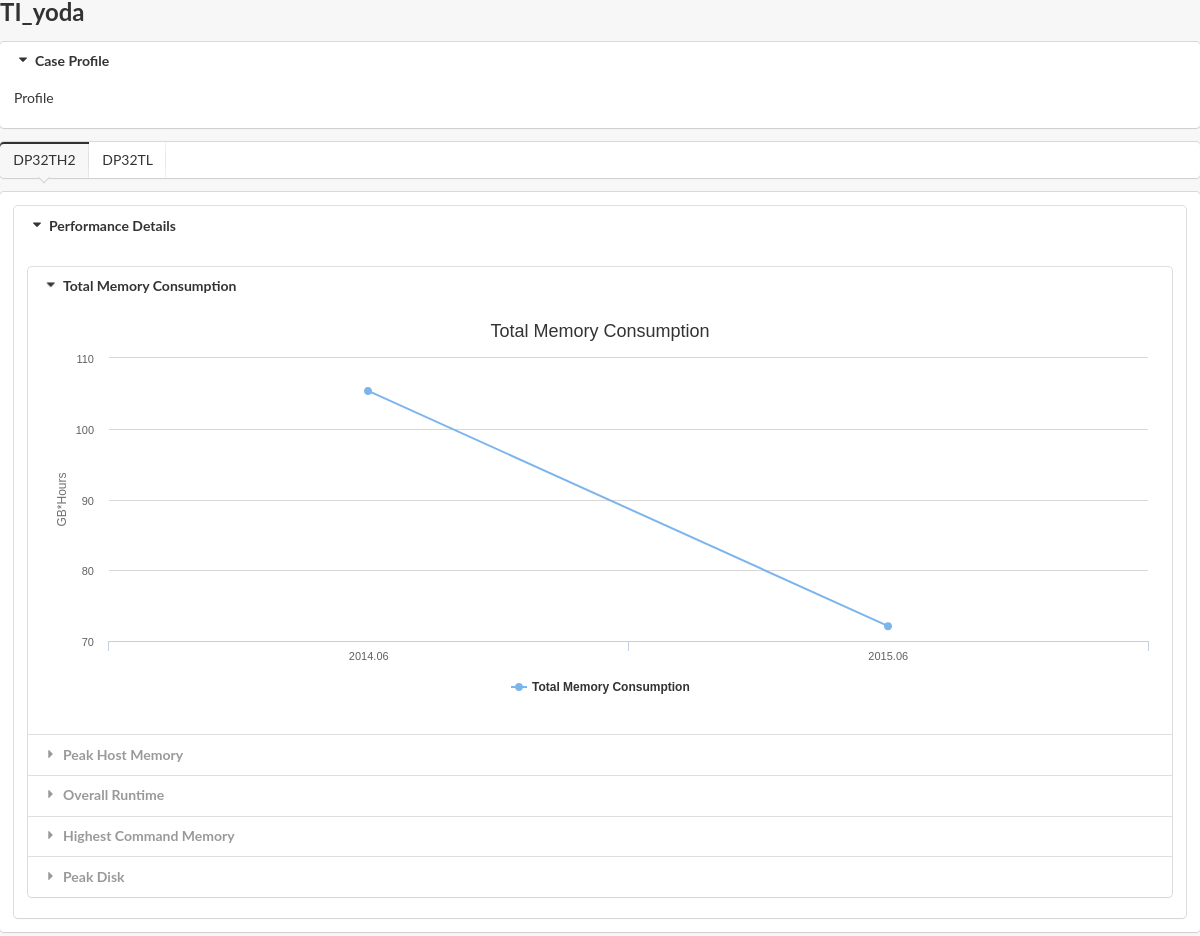
The app's page /perfreport/cases/TI_yoda, older data.
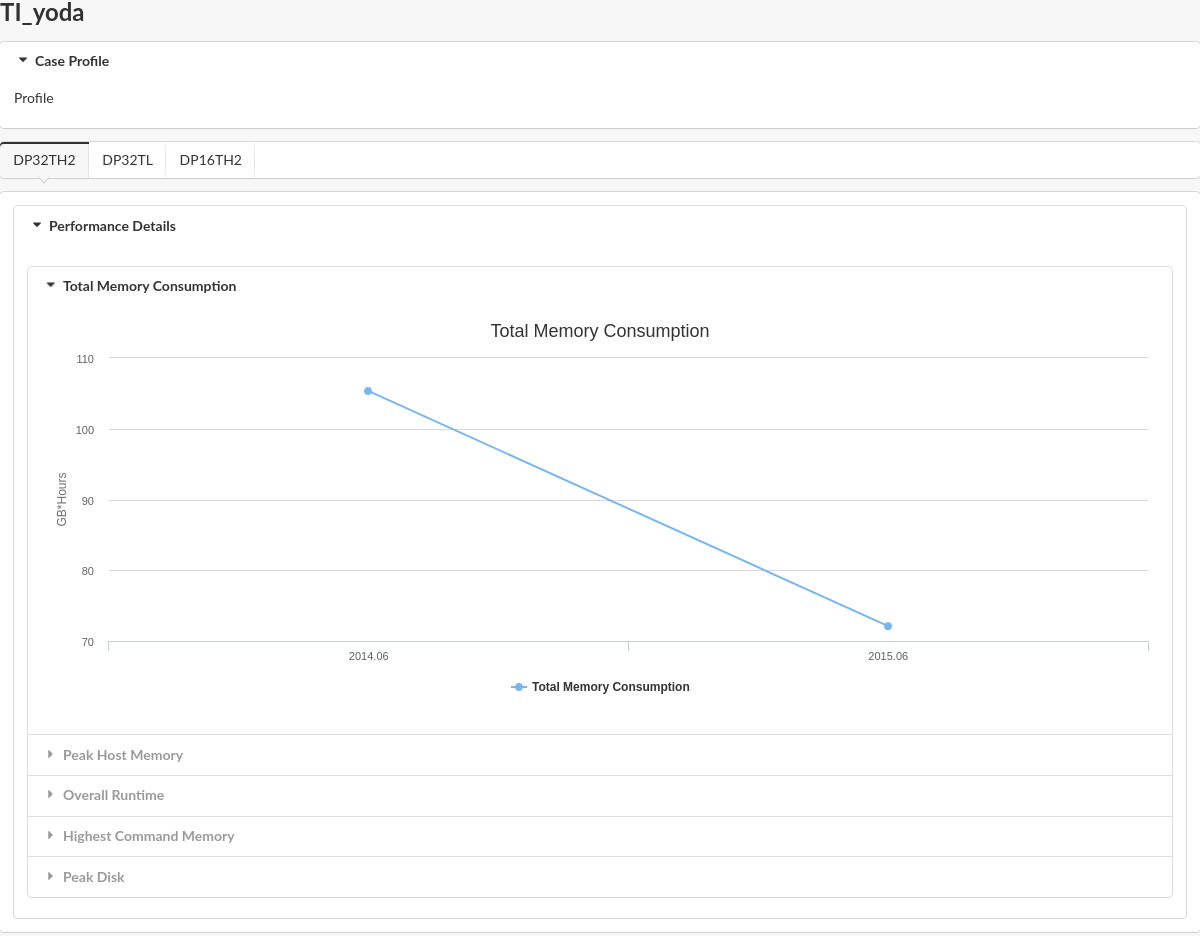
The same page, newer data.
### perfreport/models.py (models this page shows)
class RunMode(models.Model):
    name = models.CharField(max_length=8,
                            validators=[validate_runmode],
                            help_text="Running mode in format of DPxxTHxx or DPxxTL",
                            unique=True)
    def __unicode__(self):
        return self.name

### perfreport/views.py (the view)
# urls.py: url(r'^cases/(?P<case_name>[\w\.]+)$', views.CaseView.as_view(), name="case_results"),
class CaseView(TemplateView):
    template_name = "case.html"
    def get_context_data(self, **kwargs):
        context = super(CaseView, self).get_context_data(**kwargs)
        return context
    def get(self, request, case_name):
        case = get_object_or_404(PerfCase, name=case_name)
        run_results_by_mode = {}
        for run_mode in case.run_modes.all():
            run_results = PerfRecord.objects.filter(case__name=case.name, run_mode__name=run_mode)
            summary = {
            "Total Memory Consumption": {record.rel_ver.name: record.total_mem_consumption for record in run_results},
            "Peak Host Memory": {record.rel_ver.name: record.peak_host_mem for record in run_results},
            "Overall Runtime": {record.rel_ver.name: record.overall_runtime for record in run_results},
            "Highest Command Memory": {record.rel_ver.name: record.highest_cmd_mem for record in run_results},
            "Peak Disk": {record.rel_ver.name: record.peak_disk for record in run_results}
            }
            json_data = {}
            for merit in summary:
                categories = sorted(summary[merit].keys())
                category_values = [summary[merit][k] for k in categories]
                data = {
                    'title': {
                        'text': merit
                    },
                    'xAxis': {
                        'categories': categories
                    },
                    'yAxis': {
                        'title': {
                            'text': unit[merit]
                        }
                    },
                    'series': [{
                        'name': merit,
                        'data': category_values
                    }],
                    'credits': 'false',
                }
                json_data[merit] = json.dumps(data)
            run_results_by_mode[run_mode] = json_data
        context = self.get_context_data()
        context['case'] = case
        context['run_results_by_mode'] = run_results_by_mode
        return render_to_response(self.template_name, context, context_instance=RequestContext(request))

### perfreport/templates/case.html (shortened to what this page needs)
{% load staticfiles %}
<!DOCTYPE html>
<html>
<head lang="en">
    <link href="{% static 'semantic/semantic.css' %}" rel="stylesheet">
</head>
<body>
    <h2 class="ui header">{{ case.name }}</h2>
    <div class="ui styled fluid accordion">
        <div class="active title">
           <i class="dropdown icon"></i>Case Profile
        </div>
        <div class="active content">
            Profile
        </div>
    </div>
    <div class="ui pointing perf_summary menu">
        {% for run_mode, merit_dict in run_results_by_mode.items %}
            <a class={% if forloop.first %}"active item"{% else %}"item"{% endif %} data-tab="{{ run_mode }}">
                {{ run_mode }}
            </a>
        {% endfor %}
    </div>
    {% for run_mode, merit_dict in run_results_by_mode.items %}
    {% if forloop.first %}
    <div class="ui active tab segment" data-tab="{{ run_mode }}">
    {% else %}
    <div class="ui tab segment" data-tab="{{ run_mode }}">
    {% endif %}
         <div class="ui styled fluid accordion">
             <div class="active title">
                <i class="dropdown icon"></i>Performance Details
             </div>
             <div class="active content">
                 <div class="accordion">
                {% for merit, json_data in merit_dict.items %}
                    {% if forloop.first %}
                    <div class="active title">
                    {% else %}
                    <div class="title">
                    {% endif %}
                        <i class="dropdown icon"></i>{{ merit }}
                    </div>
                    {% if forloop.first %}
                    <div class="active content">
                    {% else %}
                    <div class="content">
                    {% endif %}
                        <div id="{{ run_mode }}_{{ merit|cut:' ' }}" style="width:100%; height:400px;"></div>
                    </div>
                {% endfor %}
                </div>
             </div>
         </div>
    </div>
    {% endfor %}
</body>
</html>

Row changes from the older to the newer data that the page shows:
added RunMode: name "DP16TH2"
